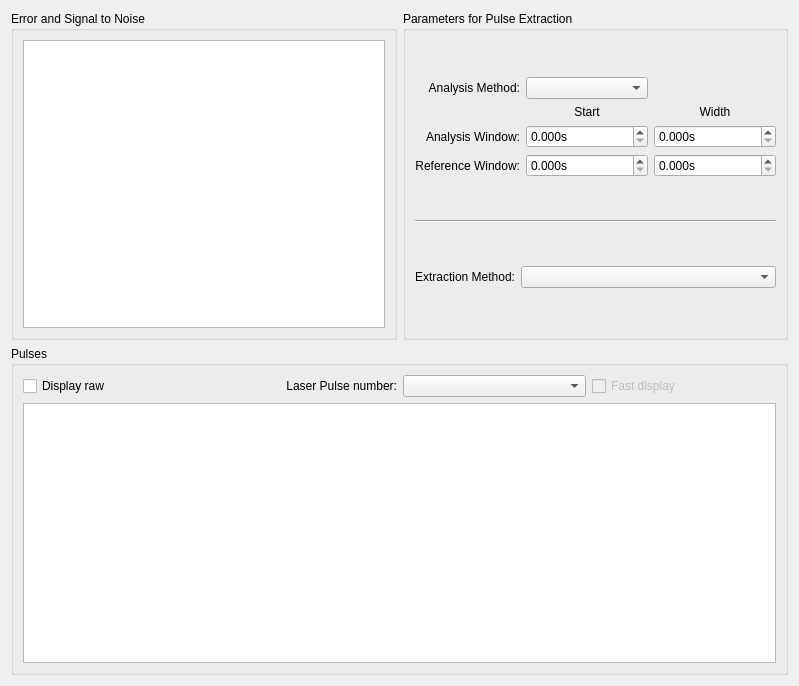
<?xml version="1.0" encoding="UTF-8"?>
<ui version="4.0">
 <class>pe</class>
 <widget class="QWidget" name="pe">
  <property name="geometry">
   <rect>
    <x>0</x>
    <y>0</y>
    <width>799</width>
    <height>686</height>
   </rect>
  </property>
  <property name="windowTitle">
   <string>Form</string>
  </property>
  <layout class="QGridLayout" name="gridLayout">
   <item row="0" column="0">
    <widget class="QGroupBox" name="groupBox_11">
     <property name="title">
      <string>Error and Signal to Noise</string>
     </property>
     <layout class="QGridLayout" name="gridLayout_27">
      <item row="0" column="0">
       <layout class="QGridLayout" name="gridLayout_22">
        <item row="0" column="0">
         <widget class="PlotWidget" name="measuring_error_PlotWidget"/>
        </item>
       </layout>
      </item>
     </layout>
    </widget>
   </item>
   <item row="0" column="1">
    <widget class="QGroupBox" name="groupBox_14">
     <property name="title">
      <string>Parameters for Pulse Extraction</string>
     </property>
     <layout class="QGridLayout" name="gridLayout_34">
      <item row="2" column="1">
       <layout class="QGridLayout" name="extraction_param_gridLayout">
        <item row="0" column="1">
         <widget class="QComboBox" name="extract_param_method_comboBox">
          <property name="sizePolicy">
           <sizepolicy hsizetype="Expanding" vsizetype="Fixed">
            <horstretch>0</horstretch>
            <verstretch>0</verstretch>
           </sizepolicy>
          </property>
         </widget>
        </item>
        <item row="0" column="0">
         <widget class="QLabel" name="label_4">
          <property name="text">
           <string>Extraction Method:</string>
          </property>
          <property name="alignment">
           <set>Qt::AlignRight|Qt::AlignTrailing|Qt::AlignVCenter</set>
          </property>
         </widget>
        </item>
       </layout>
      </item>
      <item row="0" column="1">
       <layout class="QGridLayout" name="gridLayout_2">
        <item row="2" column="0">
         <widget class="QLabel" name="label_36">
          <property name="text">
           <string>Analysis Window:</string>
          </property>
          <property name="alignment">
           <set>Qt::AlignRight|Qt::AlignTrailing|Qt::AlignVCenter</set>
          </property>
         </widget>
        </item>
        <item row="2" column="2">
         <widget class="ScienDSpinBox" name="extract_param_ana_window_width_DSpinBox">
          <property name="sizePolicy">
           <sizepolicy hsizetype="Expanding" vsizetype="Fixed">
            <horstretch>0</horstretch>
            <verstretch>0</verstretch>
           </sizepolicy>
          </property>
          <property name="suffix">
           <string>s</string>
          </property>
          <property name="decimals">
           <number>3</number>
          </property>
          <property name="maximum">
           <double>999999999.990000009536743</double>
          </property>
         </widget>
        </item>
        <item row="1" column="2">
         <widget class="QLabel" name="label_31">
          <property name="sizePolicy">
           <sizepolicy hsizetype="Preferred" vsizetype="Fixed">
            <horstretch>0</horstretch>
            <verstretch>0</verstretch>
           </sizepolicy>
          </property>
          <property name="text">
           <string>Width</string>
          </property>
          <property name="alignment">
           <set>Qt::AlignCenter</set>
          </property>
         </widget>
        </item>
        <item row="0" column="1">
         <widget class="QComboBox" name="extract_param_analysis_method_comboBox"/>
        </item>
        <item row="1" column="1">
         <widget class="QLabel" name="label_30">
          <property name="sizePolicy">
           <sizepolicy hsizetype="Preferred" vsizetype="Fixed">
            <horstretch>0</horstretch>
            <verstretch>0</verstretch>
           </sizepolicy>
          </property>
          <property name="text">
           <string>Start</string>
          </property>
          <property name="alignment">
           <set>Qt::AlignCenter</set>
          </property>
         </widget>
        </item>
        <item row="2" column="1">
         <widget class="ScienDSpinBox" name="extract_param_ana_window_start_DSpinBox">
          <property name="sizePolicy">
           <sizepolicy hsizetype="Expanding" vsizetype="Fixed">
            <horstretch>0</horstretch>
            <verstretch>0</verstretch>
           </sizepolicy>
          </property>
          <property name="suffix">
           <string>s</string>
          </property>
          <property name="decimals">
           <number>3</number>
          </property>
          <property name="maximum">
           <double>999999999.990000009536743</double>
          </property>
         </widget>
        </item>
        <item row="0" column="0">
         <widget class="QLabel" name="label_6">
          <property name="text">
           <string>Analysis Method:</string>
          </property>
          <property name="alignment">
           <set>Qt::AlignRight|Qt::AlignTrailing|Qt::AlignVCenter</set>
          </property>
         </widget>
        </item>
        <item row="3" column="1">
         <widget class="ScienDSpinBox" name="extract_param_ref_window_start_DSpinBox">
          <property name="sizePolicy">
           <sizepolicy hsizetype="Expanding" vsizetype="Fixed">
            <horstretch>0</horstretch>
            <verstretch>0</verstretch>
           </sizepolicy>
          </property>
          <property name="suffix">
           <string>s</string>
          </property>
          <property name="decimals">
           <number>3</number>
          </property>
          <property name="maximum">
           <double>999999999.990000009536743</double>
          </property>
         </widget>
        </item>
        <item row="3" column="2">
         <widget class="ScienDSpinBox" name="extract_param_ref_window_width_DSpinBox">
          <property name="sizePolicy">
           <sizepolicy hsizetype="Expanding" vsizetype="Fixed">
            <horstretch>0</horstretch>
            <verstretch>0</verstretch>
           </sizepolicy>
          </property>
          <property name="suffix">
           <string>s</string>
          </property>
          <property name="decimals">
           <number>3</number>
          </property>
          <property name="maximum">
           <double>999999999.990000009536743</double>
          </property>
          <property name="singleStep">
           <double>0.000001000000000</double>
          </property>
         </widget>
        </item>
        <item row="3" column="0">
         <widget class="QLabel" name="label_37">
          <property name="text">
           <string>Reference Window:</string>
          </property>
          <property name="alignment">
           <set>Qt::AlignRight|Qt::AlignTrailing|Qt::AlignVCenter</set>
          </property>
         </widget>
        </item>
       </layout>
      </item>
      <item row="1" column="1">
       <widget class="Line" name="line">
        <property name="orientation">
         <enum>Qt::Horizontal</enum>
        </property>
       </widget>
      </item>
     </layout>
    </widget>
   </item>
   <item row="1" column="0" colspan="2">
    <widget class="QGroupBox" name="groupBox_13">
     <property name="title">
      <string>Pulses</string>
     </property>
     <layout class="QGridLayout" name="gridLayout_32">
      <item row="0" column="0">
       <layout class="QGridLayout" name="gridLayout_31">
        <item row="0" column="2">
         <widget class="QComboBox" name="laserpulses_ComboBox"/>
        </item>
        <item row="0" column="1">
         <widget class="QLabel" name="label_38">
          <property name="text">
           <string>Laser Pulse number:</string>
          </property>
          <property name="alignment">
           <set>Qt::AlignRight|Qt::AlignTrailing|Qt::AlignVCenter</set>
          </property>
         </widget>
        </item>
        <item row="0" column="0">
         <widget class="QCheckBox" name="laserpulses_display_raw_CheckBox">
          <property name="enabled">
           <bool>true</bool>
          </property>
          <property name="text">
           <string>Display raw</string>
          </property>
         </widget>
        </item>
        <item row="0" column="3">
         <widget class="QCheckBox" name="laserpulses_fast_display_CheckBox">
          <property name="enabled">
           <bool>false</bool>
          </property>
          <property name="toolTip">
           <string>Redraw the raw trace as a decimated, fixed-size curve at a capped rate (~5 Hz) instead of every full-resolution point on every update. Use this when "Display raw" makes the GUI sluggish or freezes with fine bin widths / long record lengths.</string>
          </property>
          <property name="text">
           <string>Fast display</string>
          </property>
         </widget>
        </item>
        <item row="1" column="0" colspan="4">
         <widget class="PlotWidget" name="laserpulses_PlotWidget"/>
        </item>
       </layout>
      </item>
     </layout>
    </widget>
   </item>
  </layout>
 </widget>
 <customwidgets>
  <customwidget>
   <class>ScienDSpinBox</class>
   <extends>QDoubleSpinBox</extends>
   <header>qudi.util.widgets.scientific_spinbox.h</header>
  </customwidget>
  <customwidget>
   <class>PlotWidget</class>
   <extends>QGraphicsView</extends>
   <header>pyqtgraph</header>
  </customwidget>
 </customwidgets>
 <tabstops>
  <tabstop>extract_param_analysis_method_comboBox</tabstop>
  <tabstop>extract_param_ana_window_start_DSpinBox</tabstop>
  <tabstop>extract_param_ana_window_width_DSpinBox</tabstop>
  <tabstop>extract_param_ref_window_start_DSpinBox</tabstop>
  <tabstop>extract_param_ref_window_width_DSpinBox</tabstop>
  <tabstop>extract_param_method_comboBox</tabstop>
  <tabstop>laserpulses_display_raw_CheckBox</tabstop>
  <tabstop>laserpulses_fast_display_CheckBox</tabstop>
  <tabstop>laserpulses_ComboBox</tabstop>
  <tabstop>laserpulses_PlotWidget</tabstop>
  <tabstop>measuring_error_PlotWidget</tabstop>
 </tabstops>
 <resources/>
 <connections/>
</ui>
